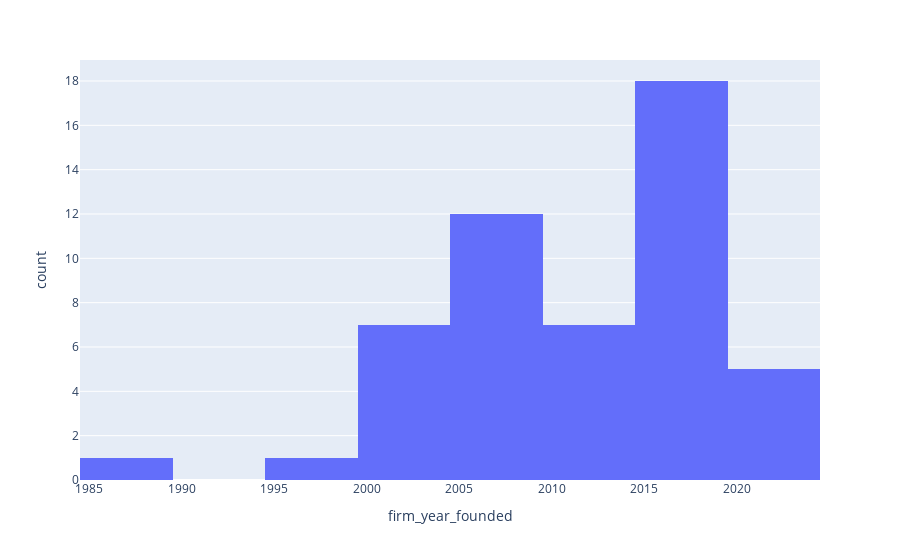

Write notebook code for a chart like this one.
### Code cell
px.histogram(df_new1, 'firm_year_founded')

### Figure 1 — Plotly figure (JSON) as saved in the notebook; plotly's stock layout.template omitted (floating-point values rounded to 4 significant figures)
{"data": [{"alignmentgroup": "True", "bingroup": "x", "hovertemplate": "firm_year_founded=%{x}<br>count=%{y}<extra></extra>", "legendgroup": "", "marker": {"color": "#636efa", "pattern": {"shape": ""}}, "name": "", "offsetgroup": "", "orientation": "v", "showlegend": false, "type": "histogram", "x": [2000, 2000, 2012, 2012, 2007, 2007, 2003, 2005, 2012, 2008, 2015, 2018, 2015, 2010, 2020, 2015, 2016, 1997, 2020, 2015, 2019, 2018, 2003, 2004, 2015, 2009, 2013, 2016, 2009, 2015, 2017, 2008, 1987, 2017, null, 2016, 2010, 2020, 2018, 2020, 2008, 2008, null, 2009, 2009, 2002, 2015, null, 2022, 2015, 2000, 2012, 2005, 2018], "xaxis": "x", "yaxis": "y"}], "layout": {"barmode": "relative", "legend": {"tracegroupgap": 0}, "margin": {"t": 60}, "xaxis": {"anchor": "y", "domain": [0, 1], "title": {"text": "firm_year_founded"}}, "yaxis": {"anchor": "x", "domain": [0, 1], "title": {"text": "count"}}}}
